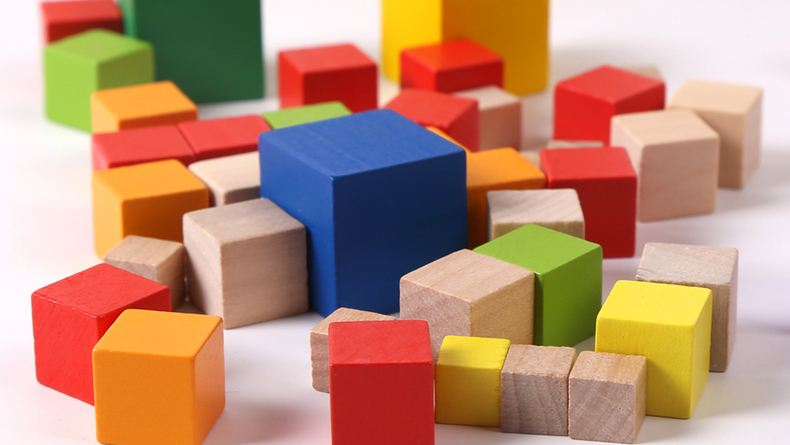
#> input picture code-projects/opencvProject/bricks.jpeg, 790 x 445 px, given in place of 圈.png, which was not available
$ python '阈值调试.py'
#> lines starting #> are read from the running program, lines starting #| are printed output that depends on the picture; after the words box and inside, x2 and y2 are one past the last pixel; in counts of white or black regions, pixels touching at a corner belong together; pictures that were not available may be replaced by others from this repository, and a replacement may not be noted
import cv2
import numpy as np
def getContours(img):
    contours,hierarchy = cv2.findContours(img,cv2.RETR_EXTERNAL,cv2.CHAIN_APPROX_NONE)

    for cnt in contours:
        area = cv2.contourArea(cnt)
        print(area)
        if area>60:
            cv2.drawContours(imgContour, cnt, -1, (255, 0, 0), 3)
            peri = cv2.arcLength(cnt,True)
            #print(peri)
            approx = cv2.approxPolyDP(cnt,0.02*peri,True)
            #print(approx)
            objCor = len(approx)
            x, y, w, h = cv2.boundingRect(approx)

            if objCor ==3: objectType ="Tri"
            elif objCor == 4:
                aspRatio = w/float(h)
                if aspRatio >0.98 and aspRatio <1.03: objectType= "Square"
                else:objectType="Rectangle"
            elif objCor>4: objectType= "Circles"
            else:objectType="None"


            cv2.rectangle(imgContour,(x,y),(x+w,y+h),(0,255,0),2)
            cv2.putText(imgContour,objectType,
                        (x+(w//2)-10,y+(h//2)-10),cv2.FONT_HERSHEY_COMPLEX,0.7,
                        (0,0,0),2)
def empty(a):
    pass
cap = cv2.VideoCapture("算法附件/Robomaster.mp4")
cv2.namedWindow("TrackBars")
cv2.resizeWindow("TrackBars",640,240)
cv2.createTrackbar("t Min","TrackBars",0,255,empty)
#> slider 't Min' is set to 51
cv2.createTrackbar("t Max","TrackBars",50,255,empty)


while True:
    #ret, img = cap.read()
    img = cv2.imread("/home/devil/code-projects/opencvProject/圈.png")
#> img is the input picture: shape (445, 790, 3); mean B, G, R 117, 141.5, 187.6
    #img = cv2.resize(img, (0, 0), fx = 0.45, fy = 0.45)
    imgContour = img.copy()
    t_min = cv2.getTrackbarPos("t Min","TrackBars")
    t_max = cv2.getTrackbarPos("t Max", "TrackBars")
    imgGray = cv2.cvtColor(img,cv2.COLOR_BGR2GRAY)
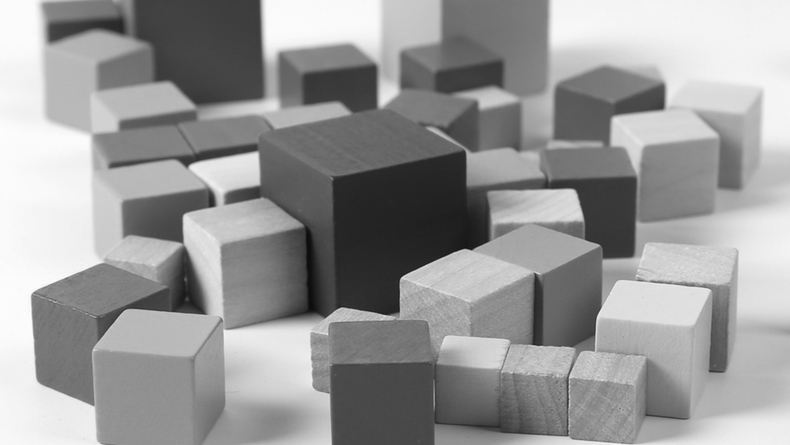
#> imgGray: shape (445, 790); min 11, max 255, mean 152.5
    imgBlur = cv2.GaussianBlur(imgGray,(7,7),1)
    imgcanny = cv2.Canny(imgBlur, t_min, t_max)
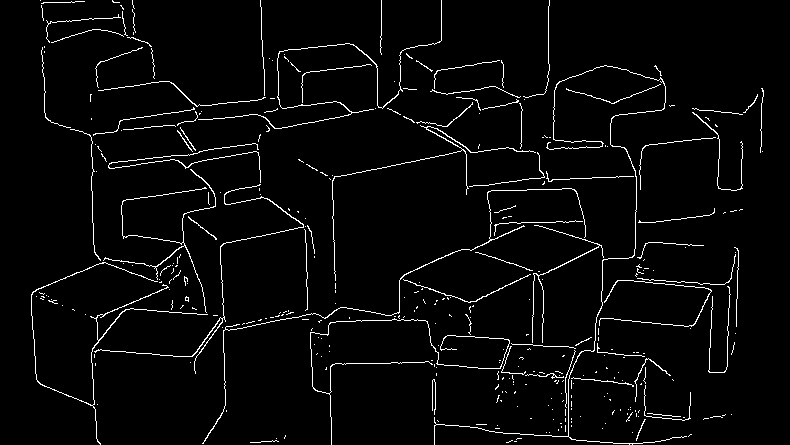
#> imgcanny: shape (445, 790); 3.4% white in thin lines or dots
    kernel = np.ones((3,3),np.uint8)
    imgDialation = cv2.dilate(imgcanny,kernel,iterations=1)
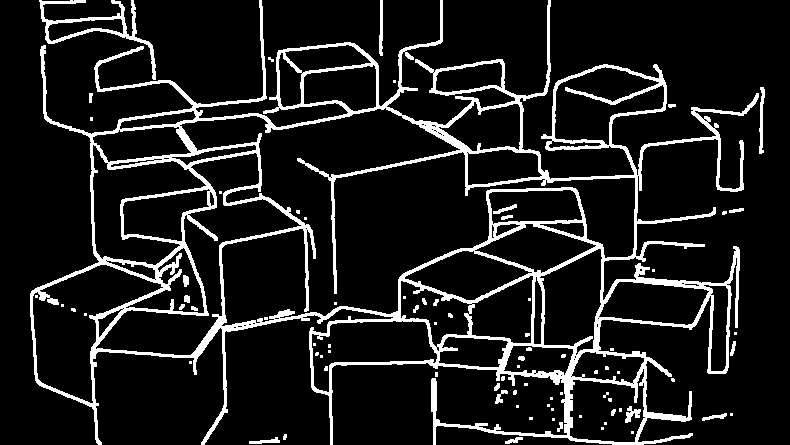
#> imgDialation: shape (445, 790); 11.3% white; 81 white regions (52 under 20 px), largest, box (x1, y1, x2, y2) and area: (30, 0, 759, 445) 36224, (39, 0, 156, 80) 1326, (759, 87, 765, 154) 224
    imgEroded = cv2.erode(imgDialation,kernel,iterations=1)
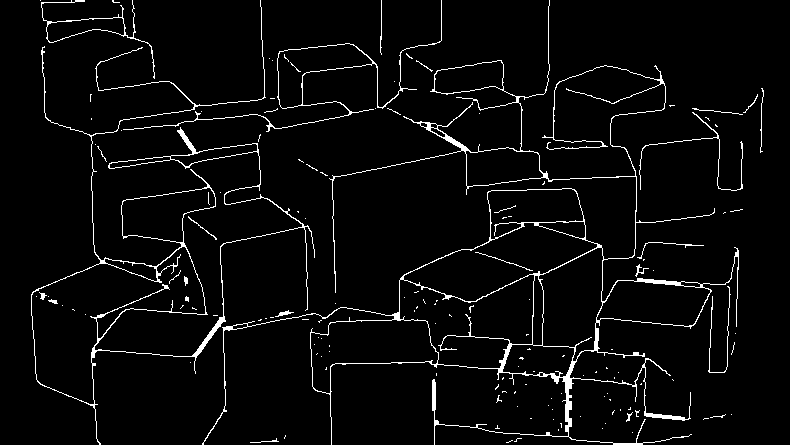
#> imgEroded: shape (445, 790); 3.9% white in thin lines or dots
    getContours(imgEroded)
#> in getContours, `contours,hierarchy = cv2.findContours(img,cv2.RETR_EXTERNAL,cv2.CHAIN_..`: contours = 101 contours, 95 with area under 20; largest, box (x1, y1, x2, y2) and area: (202, 0, 739, 445) 42120, (31, 0, 315, 445) 17766, (123, 0, 442, 132) 2956, (41, 0, 155, 79) 1200, (639, 112, 743, 191) 44, (275, 310, 294, 317) 29
#> the loop in getContours, `for cnt in contours:` made 101 passes
#> (area, peri, approx, objCor, x, y, w, h) on pass 95: (42120.5, 7482.4, [[656, 66], [202, 444], [691, 434]], 3, 202, 66, 490, 379)
#> (area, peri, objCor, x, y, w, h, objectType) on passes 96, 98, 100: (2955.5, 1422.8, 11, 123, 0, 319, 130, 'Circles'), (17765.5, 4223.8, 12, 42, 0, 266, 445, 'Circles'), (1199.5, 586.1, 11, 41, 0, 114, 79, 'Circles')
#| 0.0
#| 0.5
#| 5.5
#| 0.0
#| 0.0
#| 0.0
#| 0.0
#| 1.0
#> (further printed lines are left out)
#> after the loop in getContours, `for cnt in contours:`:
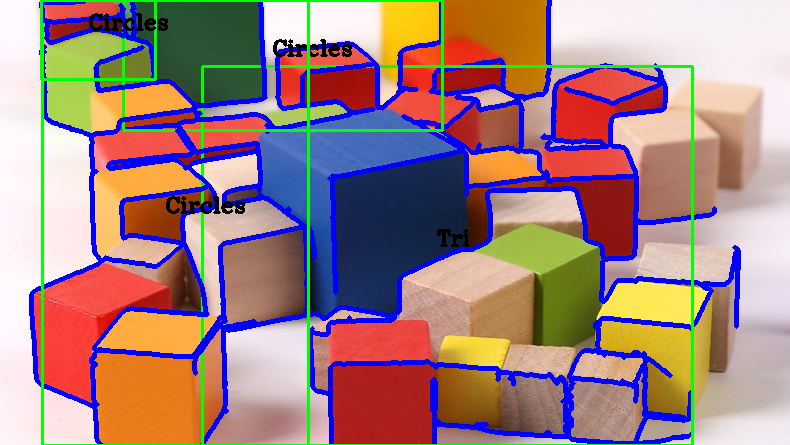
#> imgContour: shape (445, 790, 3); 14.35% of pixels changed, all inside (x1, y1, x2, y2) = (29, 0, 741, 445)
    cv2.imshow("TrackBars", imgContour)

    cv2.waitKey(100)
